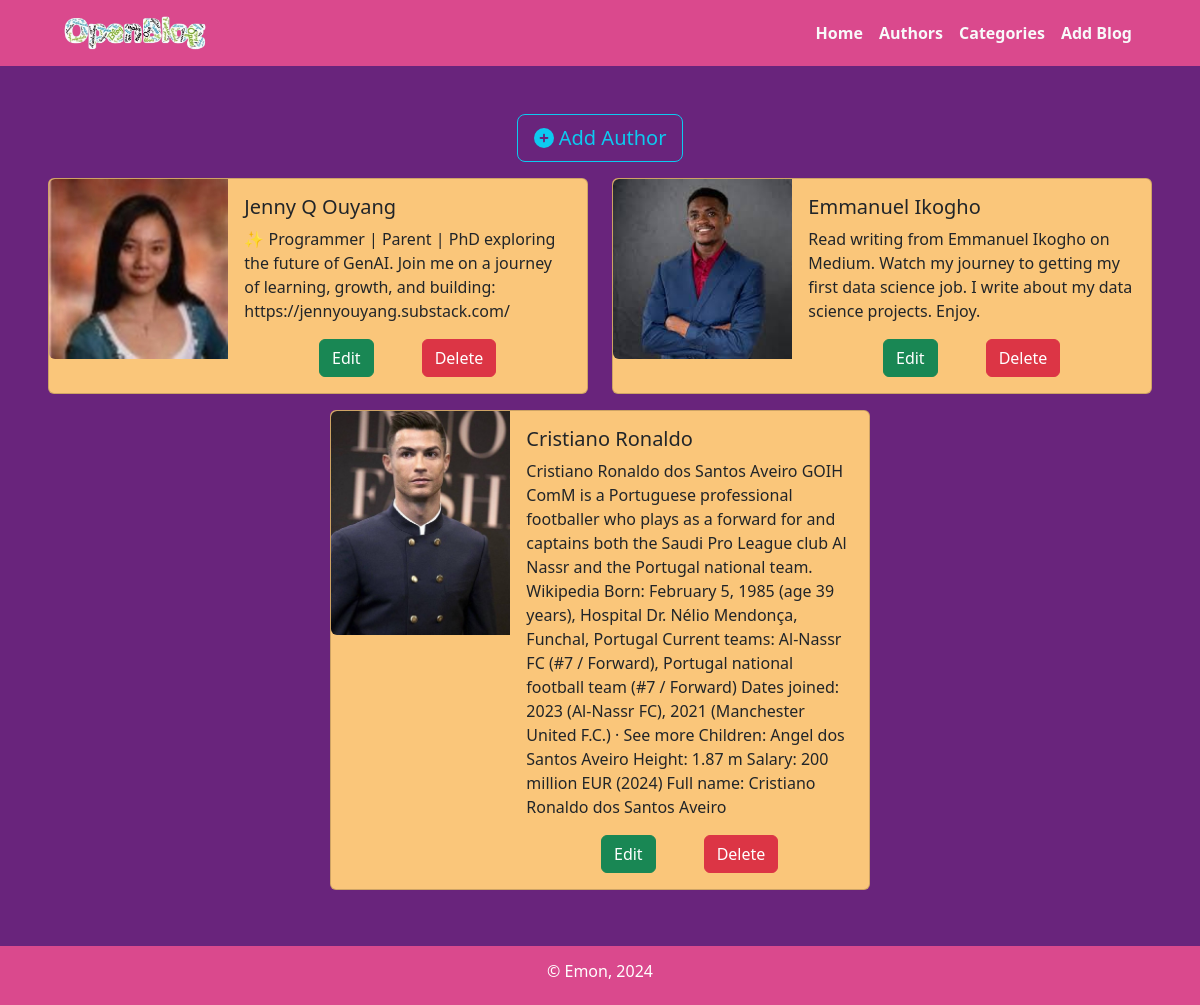
Screenshot of /authors/ with the database file from the repository.
### authors/models.py (models this page shows, shortened)
class Authors(models.Model):
    image = models.ImageField(upload_to='author_images/')
    name = models.CharField(max_length=100)
    bio = models.TextField()
    phone = models.CharField(max_length=15, unique=True)
    class Meta:
        verbose_name = "Author"
        verbose_name_plural = "Authors"

### authors/views.py (the view)
# urls.py: path('authors/', include('authors.urls')),
def authors(request):
    authors = models.Authors.objects.all().order_by('-id')
    return render(request, 'authors.html', {'authors':authors})

### authors/templates/authors.html (shortened to what this page needs)
{% extends 'base.html' %}
{% block content %}
<div class="text-center mb-2"><a href="{% url 'add_author' %}" class="btn btn-lg btn-outline-info"><i class="fa-solid fa-circle-plus"></i> Add Author</a></div>
<div class="row row-cols-1 row-cols-md-2 d-flex justify-content-around">
    {% for author in authors %}
    <div class="col my-2">
        <div class="card mb-3 h-100 d-flex flex-column" style="background-color: #FAC67A;">
            <div class="row g-0">
                <div class="col-md-4">
                    <img src="{{ author.image.url }}" class="img-fluid rounded-start cover-image"
                        alt="{{ author.name }}">
                </div>
                <div class="col-md-8 d-flex flex-column">
                    <div class="card-body flex-grow-1">
                        <h5 class="card-title">{{ author.name }}</h5>
                        <p class="card-text">{{ author.bio }}</p>
                    </div>
                    <div class="d-flex justify-content-center gap-5 mt-auto">
                        <a href="{% url 'edit_author' author.id %}" class="btn btn-success">Edit</a>
                        <a href="{% url 'delete_author' author.id %}" class="btn btn-danger">Delete</a>
                    </div>
                </div>
            </div>
        </div>
    </div>
    {% endfor %}
</div>
{% endblock %}

### static/css/style.css (style rules this page uses)
body { background-color: #69247C; color: #F9E6CF; }

### rows the page displays
Authors: image (picture), name "Jenny Q Ouyang", bio "✨️ Programmer | Parent | PhD exploring the future of GenAI. Join me on a journey of learning, growth, and building: https://jennyouyang.substack.com/"
Authors: image (picture), name "Emmanuel Ikogho", bio "Read writing from Emmanuel Ikogho on Medium. Watch my journey to getting my first data science job. I write about my data science projects. Enjoy."
Authors: image (picture), name "Cristiano Ronaldo", bio "Cristiano Ronaldo dos Santos Aveiro GOIH ComM is a Portuguese professional footballer who plays as a forward for and captains both the Saudi Pro League club Al Nassr and the Portugal national team. Wikipedia Born: February 5, 1985 (age 39 years), Hospital Dr. Nélio Mendonça, Funchal, Portugal Current teams: Al-Nassr FC (#7 / Forward), Portugal national football team (#7 / Forward) Dates joined: 2023 (Al-Nassr FC), 2021 (Manchester United F.C.) · See more Children: Angel dos Santos Aveiro Height: 1.87 m Salary: 200 million EUR (2024) Full name: Cristiano Ronaldo dos Santos Aveiro"
